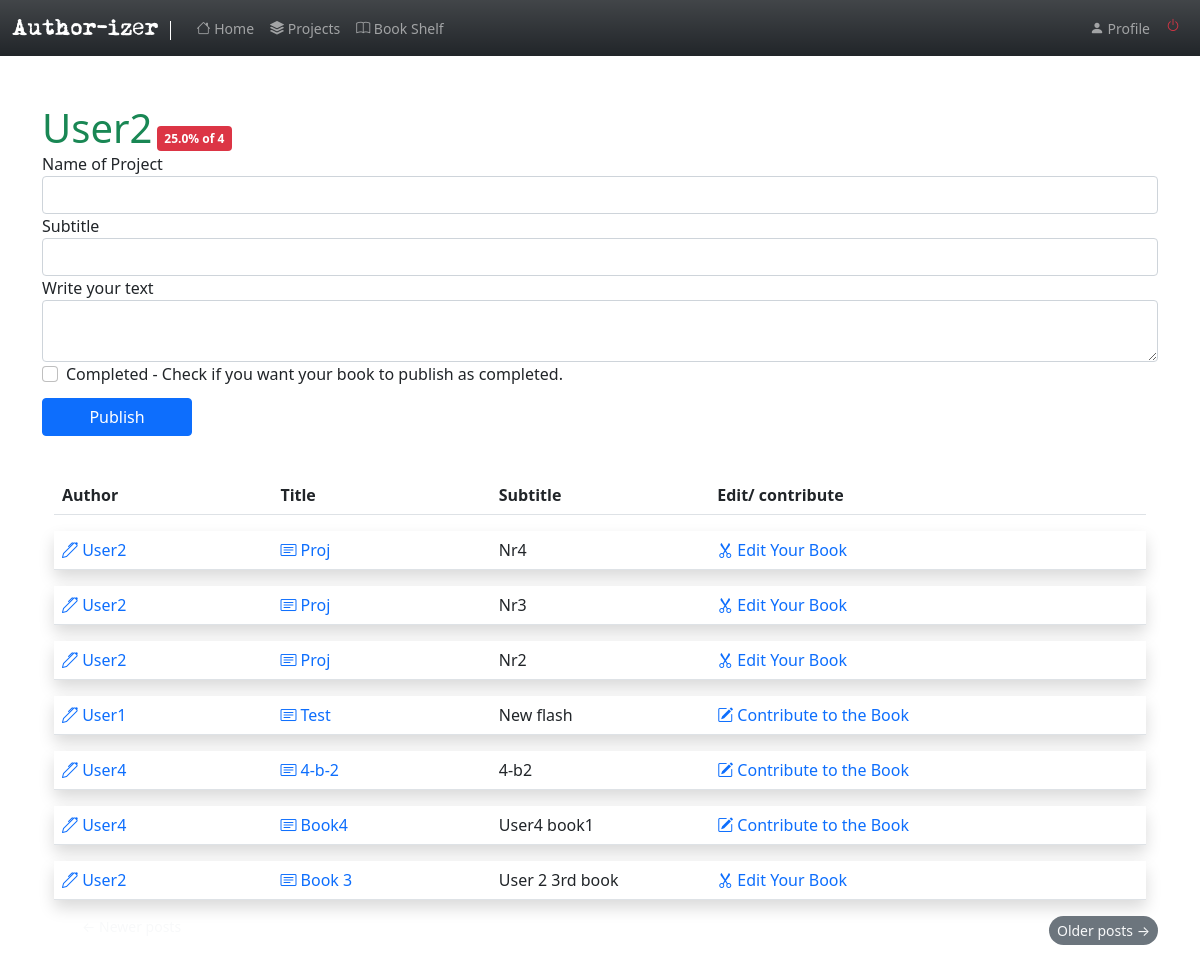
The page /index (signed in) on the database as committed earlier.
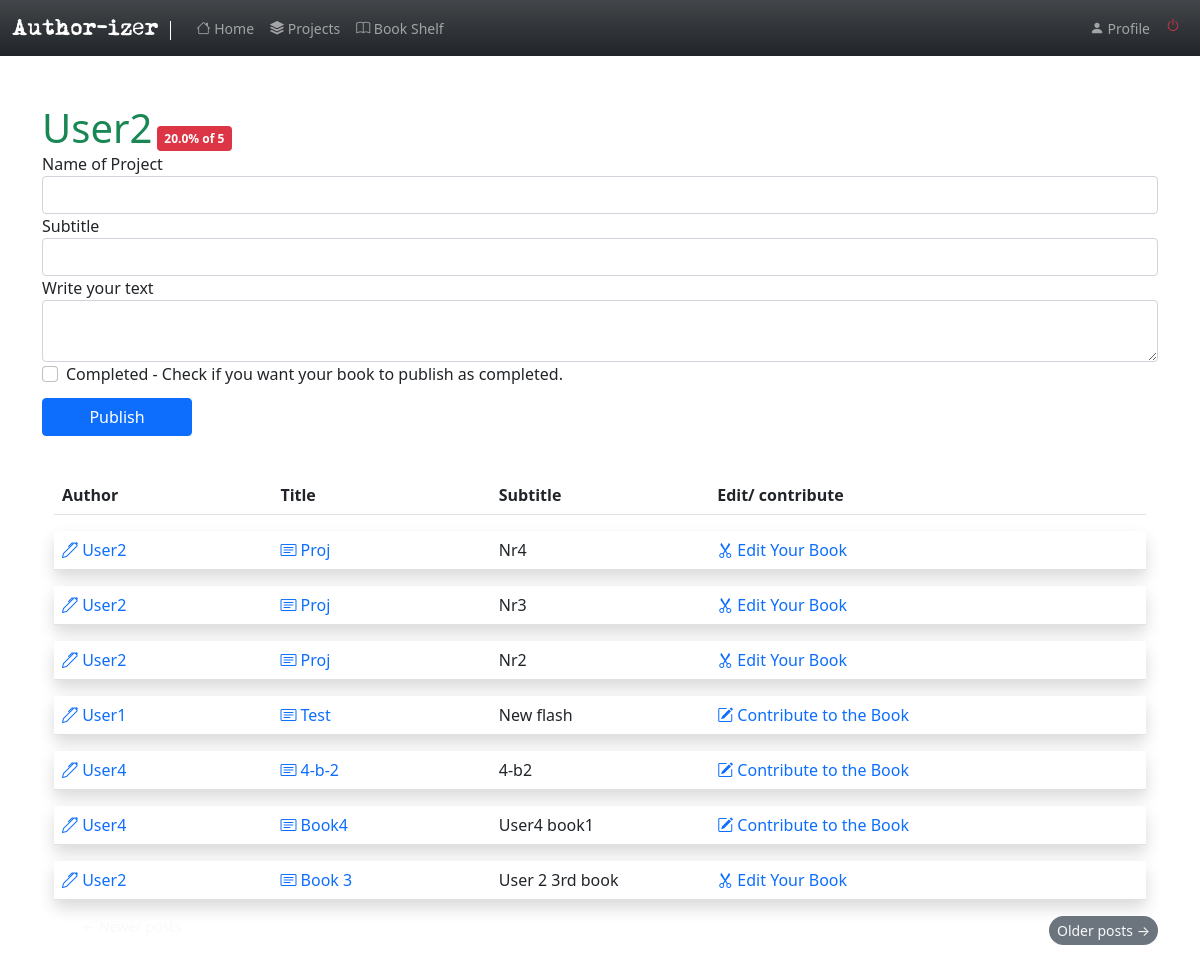
The same page on the database as committed later.
### app/models.py (models this page shows, shortened)
class User(UserMixin, db.Model):
    id = db.Column(db.Integer, primary_key=True )
    username = db.Column(db.String(64), index=True, unique=True)
    email = db.Column(db.String(120), index=True, unique=True)
    password_hash = db.Column(db.String(128))
    posts = db.relationship('Post', backref='author', lazy='dynamic')
    about_me = db.Column(db.String(140))
    last_seen = db.Column(db.DateTime, default=datetime.utcnow)
    followed = db.relationship(
        'User', secondary=followers,
        primaryjoin=(followers.c.follower_id == id),
        secondaryjoin=(followers.c.followed_id == id),
        backref=db.backref('followers', lazy='dynamic'), lazy='dynamic')
    def followed_posts(self):
        followed = Post.query.join(
            followers, (followers.c.followed_id == Post.user_id)).filter(
                followers.c.follower_id == self.id)
        own = Post.query.filter_by(user_id=self.id)
        return followed.union(own).order_by(Post.timestamp.desc())

### app/routes.py (the view, shortened to what this page needs)
@app.route('/', methods=['GET', 'POST'])
@app.route('/index', methods=['GET', 'POST'])
@login_required
def index():
    form = PostForm()
    authorate= user_rating(current_user.username)
    page = request.args.get('page', 1, type=int)
    posts = current_user.followed_posts().paginate(
        page, app.config['POSTS_PER_PAGE'], False)
    next_url = url_for('index', page=posts.next_num) \
        if posts.has_next else None
    prev_url = url_for('index', page=posts.prev_num) \
        if posts.has_prev else None
    return render_template('index.html', title='Home', form=form,
                           posts=posts.items, next_url=next_url,
                           prev_url=prev_url, authorate=authorate, total=total_rating)

### app/forms.py
class SearchForm(FlaskForm):
    q = StringField(('Search'), validators=[DataRequired()])
    def __init__(self, *args, **kwargs):
        if 'formdata' not in kwargs:
            kwargs['formdata'] = request.args
        if 'csrf_enabled' not in kwargs:
            kwargs['csrf_enabled'] = False
        super(SearchForm, self).__init__(*args, **kwargs)

class PostForm(FlaskForm):
    title= StringField('Name of Project', validators=[DataRequired(), Length(min=1, max=140)])
    subtitle= StringField('Subtitle', validators=[Length(min=0, max=200)])
    post = CKEditorField('Write your text', validators=[DataRequired()])
    completed=BooleanField("Completed - Check if you want your book to publish as completed.")
    submit = SubmitField('Publish')

### app/models.py (called while the page is built)
@login.user_loader
def load_user(id):
    return User.query.get(int(id))

    @classmethod
    def before_commit(cls, session):
        session._changes = {
            'add': list(session.new),
            'update': list(session.dirty),
            'delete': list(session.deleted)
        }

### app/rating.py (called while the page is built)
def total_rating(username):
   contributes=Contribute.query.filter_by(contributor=username).all()
   num=len(contributes)
   return num

### app/templates/index.html (shortened to what this page needs)
{% extends "base.html" %}
{% import 'bootstrap/form.html' as wtf %}
{% block app_content %}
        <h1 class='text-success d-inline'>{{ current_user.username.capitalize() }}</h1>
            {%if authorate >=80%}
            <span class='badge bg-success text-wrap d-inline'> {{authorate}}% of {{total(username=current_user.username)}}</span>
            {%elif 80>authorate >=50 %}
            <span class='badge bg-warning text-wrap d-inline'> {{authorate}}% of {{total(username=current_user.username)}}</span>
            {%elif authorate<50 %}
            <span class='badge bg-danger text-wrap d-inline'> {{authorate}}% of {{total(username=current_user.username)}} </span>
            {%endif%}
    {% if form %}
    {{ wtf.render_form(form) }}
    <br>
    {% endif %}
    <div class='container'>
    <table class="table">
        <thead>
          <tr class='mb-5 bg-body row-cols-5'>
            <th scope="col-sm-2">Author</th>
            <th scope="col-sm-2">Title</th>
            <th scope="col-sm-2">Subtitle</th>
            <th scope="col-sm-2">Edit/ contribute</th>
            <th scope="col-sm-2">  </th>
          </tr>
        </thead>
    </table>
    </div>
    {% for post in posts %}
        {%if post.completed!=1 %}
        {% include '_post.html' %}
        {%endif%}
    {% endfor %}
    <nav aria-label="...">
        <ul class="pager">
            {% if not prev_url %}
            <li class='btn-sm rounded-pill btn-outline-light d-inline'>
                <a type="button" class="btn-outline-light text-decoration-none" href="{{ prev_url or '#' }}">
                    <span aria-hidden="true">&larr;</span> Newer posts
                </a>
            </li>
            {%elif prev_url%}
            <li class="btn-sm rounded-pill btn-secondary d-inline">
                <a type="button" class="btn-outline-light text-decoration-none" href="{{ prev_url or '#' }}">
                    <span aria-hidden="true">&larr;</span> Newer posts
                </a>
            </li>
            {% endif %}
            {% if not next_url %}
            <li  class='btn-sm rounded-pill btn-outline-light d-inline float-end' >
                <a type="button" class="btn-outline-light text-decoration-none " href="{{ next_url or '#' }}">
                    Older posts <span aria-hidden="true">&rarr;</span>
                </a>
            </li>
            {%elif next_url%}
            <li  class="btn-sm rounded-pill btn-secondary d-inline float-end ">
                <a type="button" class="btn-outline-light text-decoration-none " href="{{ next_url or '#' }}">
                    Older posts <span aria-hidden="true">&rarr;</span>
                </a>
            </li>
            {% endif %}
        </ul>
    </nav>
{% endblock %}

Rows that differ between the two databases and show on the page:
changed User "User2": username "4" → "5"
Other text that changed with them:
{{ authorate }}: "25.0" → "20.0"
